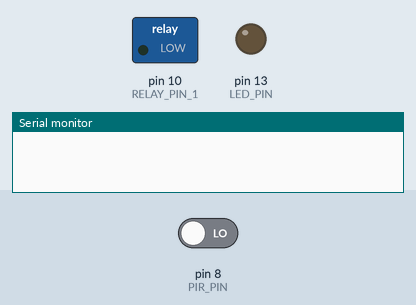
This sketch was run on a simulated Arduino Uno, built with avr-gcc and run on an emulated ATmega328P. Parts: switched loads named in the sketch (green lamp = pin HIGH), output pins drawn as LEDs (lit = HIGH), the last lines printed to the serial monitor. The inputs (shaded band) are chosen by the test bench; at power-on: pin 8 (PIR_PIN) LOW.

Above: at 1.2 s.
1.3 s: pin 8 (PIR_PIN) driven HIGH
At 1.7 s:
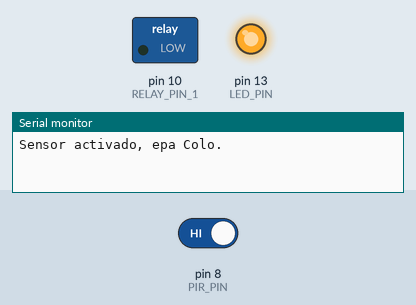
2.8 s: pin 8 (PIR_PIN) driven LOW
At 4.1 s:
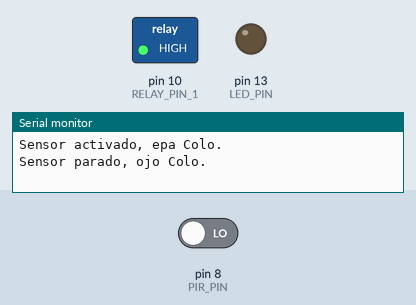
Timing chart, 0 to 5.8 s (numbered marks = the images above; inputs shaded):
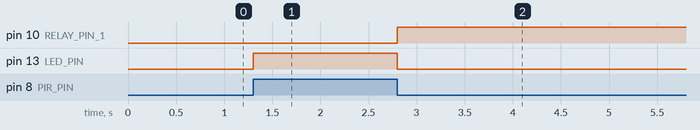

Measured:
- after the input at 1.3 s, pin 13 (LED_PIN): LOW → HIGH at once
- after the input at 2.8 s, pin 10 (RELAY_PIN_1): LOW → HIGH at once; pin 13 (LED_PIN): HIGH → LOW at once

The sketch:

arduino-pir-2relays.ino
```cpp
// Relay 1
const int RELAY_PIN_1 = 10;

// Relay 2
const int RELAY_PIN_2 = 11;

// PIR Sensor
const int PIR_PIN = 8;

// LED
const int LED_PIN = 13;

int pirState = LOW; // de inicio no hay movimiento
int pirValue = 0; // estado del pin

void setup() {
  pinMode(PIR_PIN, INPUT);
  pinMode(RELAY_PIN_1, OUTPUT);
  // pinMode(RELAY_PIN_2, OUTPUT);
  pinMode(LED_PIN, OUTPUT);
  Serial.begin(9600);
}

void loop() {

  pirValue = digitalRead(PIR_PIN);

  if (pirValue == HIGH) {
    if (pirState == LOW) {
      digitalWrite(LED_PIN, HIGH);
      digitalWrite(RELAY_PIN_1, LOW);
      // digitalWrite(RELAY_PIN_2, LOW);
        Serial.println("Sensor activado, epa Colo.");
        pirState = HIGH;
      }
  } else {
    if (pirState == HIGH) {
      digitalWrite(LED_PIN, LOW);
      digitalWrite(RELAY_PIN_1, HIGH);
      // digitalWrite(RELAY_PIN_2, HIGH);
      Serial.println("Sensor parado, ojo Colo.");
      pirState = LOW;
    }
  }
}
```
